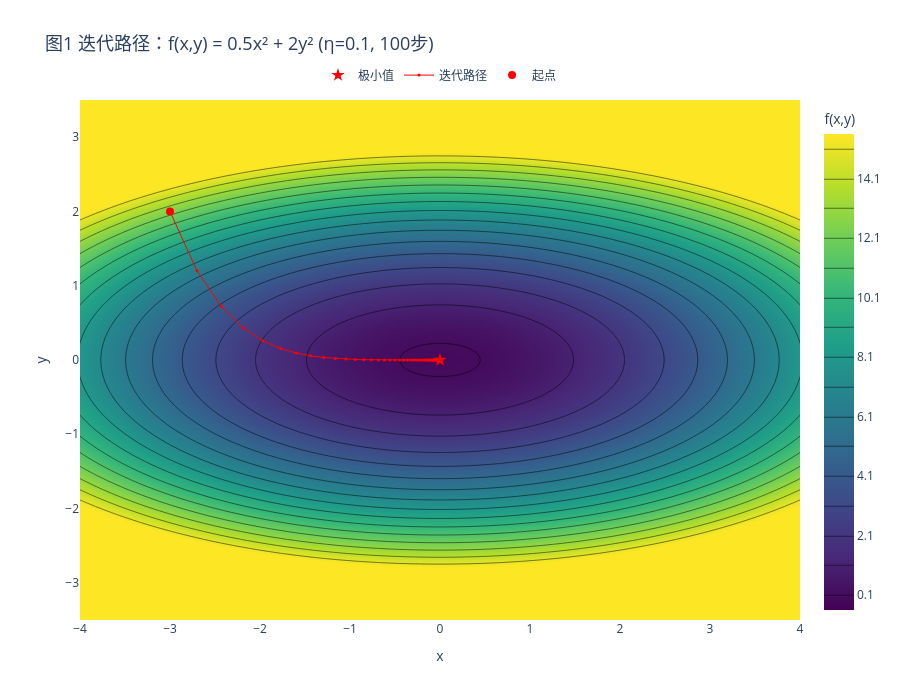
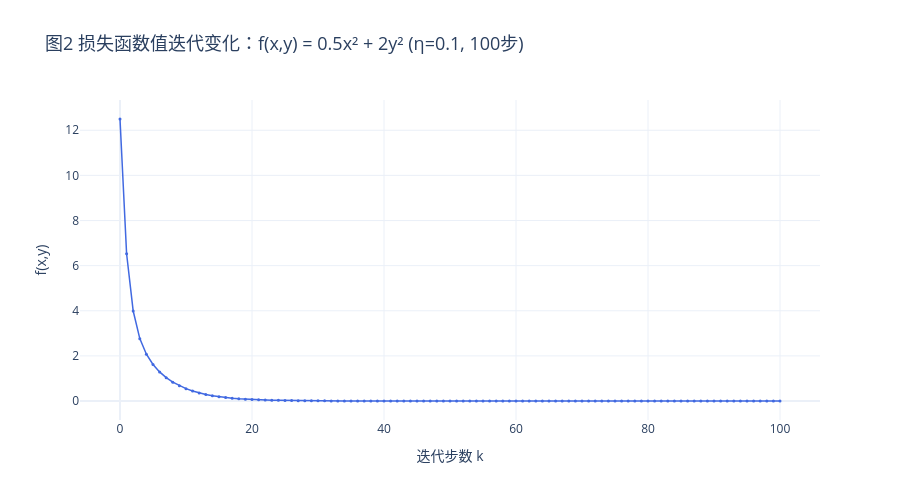

Notebook code cell kept with these figures, in order:
### Markdown cell above
# 梯度下降法(Gradient Descent，简称GD)

梯度下降法是机器学习，特别是神经网络有指导学习(深度学习)训练算法的基础。梯度下降法的核心逻辑是：对于参数可导的损失函数（允许有限个不可导点），负梯度方向是函数值在局部下降最快的方向。通过沿负梯度方向迭代更新参数，算法可以收敛到起点附近的驻点解(可能是最优解)。

> **核心定位**：梯度下降法（GD）是所有一阶优化算法的**数学基础**与**理论原点**。理解梯度下降法，就是理解所有优化器的起点。

## 先睹为快：一个典型的梯度下降算例（二元非对称凸函数）

让我们从一个简单的**二元非对称凸二次函数**出发，通过代码直观地观察梯度下降法的工作过程。为什么选择二元函数？因为一元函数的梯度退化为标量导数，无法展现梯度作为**向量**的核心特征——方向与大小。

**目标函数**：
$$
f(x, y) = 0.5 x^2 + 2y^2
$$

这是一个开口向上的椭圆抛物面，x方向和y方向的曲率不同（非对称），其**理论最优解**为 $(x^*, y^*) = (0, 0)$（令 $\nabla f = (x, 4y)^\top = \mathbf{0}$ 得到）。

**梯度向量**：
$$
\nabla f(x, y) = \begin{bmatrix} \frac{\partial f}{\partial x} \\ \frac{\partial f}{\partial y} \end{bmatrix} = \begin{bmatrix} x \\ 4y \end{bmatrix}
$$

**梯度下降更新规则**：
$$
\begin{bmatrix} x_{k+1} \\ y_{k+1} \end{bmatrix} = \begin{bmatrix} x_k \\ y_k \end{bmatrix} - \eta \cdot \nabla f(x_k, y_k)
$$

其中 $\eta$ 是步长。

### Code cell
# ===== 导入必要的库 =====
import numpy as np
import plotly.graph_objects as go
import pandas as pd

# ========= 定义二元目标函数及其梯度 =========
def f(x, y):
    return 0.5 * x**2 + 2 * y**2

def grad_f(x, y):
    return np.array([x, 4 * y])

# ========= 参数设置 =========
x0, y0 = -3.0, 2.0
eta = 0.1
max_iter = 100

# ========= 运行梯度下降 =========
points = [(x0, y0)]
values = [f(x0, y0)]
x_cur, y_cur = x0, y0

print("【梯度下降法迭代过程】η = 0.1，从 (x₀, y₀) = (-3.0, 2.0) 出发")
print("=" * 140)

# ===== 核心修改：打印时全部使用英文半角字符占位，绝对对齐 =====
# 表头（注意：所有中文均使用了等宽的空格代替）
# 定义每列的宽度（只统计英文字符数和数字）
headers = [
    "步数", "当前位置(x,y)", "梯度f", "更新量-eta*f", "下一步位置", "函数值下降量"
]
# 对应的英文/数字占位宽度（保证宽度和括号等一致）
w_k = 6       # 步数
w_xy1 = 24    # 当前位置
w_grad = 24   # 梯度
w_step = 26   # 更新量
w_next = 24   # 下一步
w_dec = 16    # 下降量

# 格式化函数：根据指定宽度对齐，右对齐或左对齐
def fnt(text, width, align='l'):
    text = str(text)
    padding = width - len(text)
    if padding < 0:
        return text
    if align == 'l':
        return text + ' ' * padding
    return ' ' * padding + text

# 打印表头（用半角空格把表头扩宽，使其与内容的列宽一致）
header_str = (fnt(headers[0], w_k, 'l') + 
              fnt(headers[1], w_xy1, 'l') + 
              fnt(headers[2], w_grad, 'l') + 
              fnt(headers[3], w_step, 'l') + 
              fnt(headers[4], w_next, 'l') + 
              fnt(headers[5], w_dec, 'l'))
print(header_str)
print("=" * 140)

for k in range(max_iter):
    g = grad_f(x_cur, y_cur)
    step = -eta * g
    x_next = x_cur + step[0]
    y_next = y_cur + step[1]
    f_cur = f(x_cur, y_cur)
    f_next = f(x_next, y_next)
    decrease = f_cur - f_next
    
    points.append((x_next, y_next))
    values.append(f_next)
    
    if k < 20 or k >= max_iter - 5:
        # 严格按原截图格式拼接字符串，使用英文左右括号
        # 格式：步数 (x, y) (grad) (step) (next) decrease
        cur_str = f"({x_cur:>8.4f}, {y_cur:>8.4f})"
        grad_str = f"({g[0]:>8.4f}, {g[1]:>8.4f})"
        step_str = f"({step[0]:>9.4f}, {step[1]:>9.4f})"
        next_str = f"({x_next:>8.4f}, {y_next:>8.4f})"
        dec_str = f"{decrease:>12.6f}"

        # 使用固定的英文宽度进行对齐
        row_str = (fnt(k, w_k, 'l') + 
                   fnt(cur_str, w_xy1, 'l') + 
                   fnt(grad_str, w_grad, 'l') + 
                   fnt(step_str, w_step, 'l') + 
                   fnt(next_str, w_next, 'l') + 
                   fnt(dec_str, w_dec, 'r'))
        print(row_str)
        
    elif k == 20:
        print("... (中间迭代省略) ...")
    
    x_cur, y_cur = x_next, y_next

print("=" * 140)
print(f"理论最优解: (x*, y*) = (0.0000, 0.0000), f(x*, y*) = 0.0000")
print(f"迭代{max_iter}步后: (x, y) = ({points[-1][0]:.6f}, {points[-1][1]:.6f}), f = {values[-1]:.6f}")
print(f"总下降量: {values[0] - values[-1]:.6f}")

# ========= 转换为数组便于绘图 =========
xs = np.array([p[0] for p in points])
ys = np.array([p[1] for p in points])

# ============================================================
# 图1：等高线图 + 梯度下降迭代路径（独立绘制，全宽）
# ============================================================
x_range = np.linspace(-4.0, 4.0, 400)
y_range = np.linspace(-3.5, 3.5, 400)
X, Y = np.meshgrid(x_range, y_range)
Z = f(X, Y)

fig1 = go.Figure()
fig1.add_trace(go.Contour(
    x=x_range, y=y_range, z=Z,
    colorscale="Viridis",
    contours=dict(start=0.1, end=16, size=1.0, coloring="heatmap"),
    colorbar=dict(title="f(x,y)"),
    showlegend=False
))
fig1.add_trace(go.Scatter(
    x=[0.0], y=[0.0],
    mode="markers",
    marker=dict(color="red", size=10, symbol="star"),
    name="极小值"
))
fig1.add_trace(go.Scatter(
    x=xs, y=ys,
    mode="lines+markers",
    line=dict(color="red", width=1),
    marker=dict(color="red", size=3),
    name="迭代路径"
))
fig1.add_trace(go.Scatter(
    x=[xs[0]], y=[ys[0]],
    mode="markers",
    marker=dict(color="red", size=8),
    name="起点"
))

fig1.update_layout(
    title=dict(text=f"图1 迭代路径：f(x,y) = 0.5x² + 2y² (η={eta}, {max_iter}步)", font=dict(size=18)),
    xaxis_title="x", yaxis_title="y",
    xaxis=dict(range=[-4.0, 4.0]), yaxis=dict(range=[-3.5, 3.5]),
    template="plotly_white",
    width=None, height=700, autosize=True,
    hovermode="x unified", showlegend=True,
    legend=dict(orientation="h", yanchor="bottom", y=1.02, xanchor="center", x=0.5, bgcolor="rgba(255,255,255,0.8)")
)
fig1.update_xaxes(automargin=True)
fig1.update_yaxes(automargin=True)
fig1.show()

# ============================================================
# 图2：损失函数值下降曲线（独立绘制，线性坐标，非对数，全宽）
# ============================================================
fig2 = go.Figure()
fig2.add_trace(go.Scatter(
    x=list(range(len(values))), y=values,
    mode="lines+markers",
    line=dict(color="royalblue", width=1.5),
    marker=dict(color="royalblue", size=3),
    name="损失值"
))
fig2.update_layout(
    title=dict(text=f"图2 损失函数值迭代变化：f(x,y) = 0.5x² + 2y² (η={eta}, {max_iter}步)", font=dict(size=18)),
    xaxis_title="迭代步数 k", yaxis_title="f(x,y)",
    template="plotly_white",
    width=None, height=500, autosize=True,
    hovermode="x unified"
)
fig2.update_xaxes(automargin=True)
fig2.update_yaxes(automargin=True)
fig2.show()

### Figure 1 — Plotly figure (JSON) as saved in the notebook; plotly's stock layout.template omitted (floating-point values rounded to 4 significant figures; data arrays with more than 128 entries replaced by an {"elided": "..."} marker saying what was removed)
{"data": [{"colorbar": {"title": {"text": "f(x,y)"}}, "colorscale": [[0, "#440154"], [0.1111, "#482878"], [0.2222, "#3e4989"], [0.3333, "#31688e"], [0.4444, "#26828e"], [0.5556, "#1f9e89"], [0.6667, "#35b779"], [0.7778, "#6ece58"], [0.8889, "#b5de2b"], [1, "#fde725"]], "contours": {"coloring": "heatmap", "end": 16, "size": 1, "start": 0.1}, "showlegend": false, "type": "contour", "x": {"elided": "400 float values"}, "y": {"elided": "400 float values"}, "z": {"elided": "400x400 float values"}}, {"marker": {"color": "red", "size": 10, "symbol": "star"}, "mode": "markers", "name": "极小值", "type": "scatter", "x": [0], "y": [0]}, {"line": {"color": "red", "width": 1}, "marker": {"color": "red", "size": 3}, "mode": "lines+markers", "name": "迭代路径", "type": "scatter", "x": [-3.0, -2.7, -2.43, -2.187, -1.968, -1.771, -1.594, -1.435, -1.291, -1.162, -1.046, -0.9414, -0.8473, -0.7626, -0.6863, -0.6177, -0.5559, -0.5003, -0.4503, -0.4053, -0.3647, -0.3283, -0.2954, -0.2659, -0.2393, -0.2154, -0.1938, -0.1744, -0.157, -0.1413, -0.1272, -0.1145, -0.103, -0.09271, -0.08344, -0.07509, -0.06759, -0.06083, -0.05474, -0.04927, -0.04434, -0.03991, -0.03592, -0.03233, -0.02909, -0.02618, -0.02357, -0.02121, -0.01909, -0.01718, -0.01546, -0.01392, -0.01252, -0.01127, -0.01014, -0.00913, -0.008217, -0.007395, -0.006656, -0.00599, -0.005391, -0.004852, -0.004367, -0.00393, -0.003537, -0.003183, -0.002865, -0.002579, -0.002321, -0.002089, -0.00188, -0.001692, -0.001523, -0.00137, -0.001233, -0.00111, -0.000999, -0.0008991, -0.0008092, -0.0007282, -0.0006554, -0.0005899, -0.0005309, -0.0004778, -0.00043, -0.000387, -0.0003483, -0.0003135, -0.0002821, -0.0002539, -0.0002285, -0.0002057, -0.0001851, -0.0001666, -0.0001499, -0.0001349, -0.0001215, -0.0001093, -9.838e-05, -8.854e-05, -7.968e-05], "y": [2.0, 1.2, 0.72, 0.432, 0.2592, 0.1555, 0.09331, 0.05599, 0.03359, 0.02016, 0.01209, 0.007256, 0.004354, 0.002612, 0.001567, 0.0009404, 0.0005642, 0.0003385, 0.0002031, 0.0001219, 7.312e-05, 4.387e-05, 2.632e-05, 1.579e-05, 9.477e-06, 5.686e-06, 3.412e-06, 2.047e-06, 1.228e-06, 7.369e-07, 4.421e-07, 2.653e-07, 1.592e-07, 9.55e-08, 5.73e-08, 3.438e-08, 2.063e-08, 1.238e-08, 7.426e-09, 4.456e-09, 2.673e-09, 1.604e-09, 9.625e-10, 5.775e-10, 3.465e-10, 2.079e-10, 1.247e-10, 7.484e-11, 4.49e-11, 2.694e-11, 1.617e-11, 9.699e-12, 5.82e-12, 3.492e-12, 2.095e-12, 1.257e-12, 7.542e-13, 4.525e-13, 2.715e-13, 1.629e-13, 9.775e-14, 5.865e-14, 3.519e-14, 2.111e-14, 1.267e-14, 7.601e-15, 4.561e-15, 2.736e-15, 1.642e-15, 9.851e-16, 5.91e-16, 3.546e-16, 2.128e-16, 1.277e-16, 7.66e-17, 4.596e-17, 2.758e-17, 1.655e-17, 9.927e-18, 5.956e-18, 3.574e-18, 2.144e-18, 1.287e-18, 7.719e-19, 4.632e-19, 2.779e-19, 1.667e-19, 1e-19, 6.003e-20, 3.602e-20, 2.161e-20, 1.297e-20, 7.779e-21, 4.668e-21, 2.801e-21, 1.68e-21, 1.008e-21, 6.049e-22, 3.63e-22, 2.178e-22, 1.307e-22]}, {"marker": {"color": "red", "size": 8}, "mode": "markers", "name": "起点", "type": "scatter", "x": [-3], "y": [2]}], "layout": {"autosize": true, "height": 700, "hovermode": "x unified", "legend": {"bgcolor": "rgba(255,255,255,0.8)", "orientation": "h", "x": 0.5, "xanchor": "center", "y": 1.02, "yanchor": "bottom"}, "showlegend": true, "title": {"font": {"size": 18}, "text": "图1 迭代路径：f(x,y) = 0.5x² + 2y² (η=0.1, 100步)"}, "xaxis": {"automargin": true, "range": [-4, 4], "title": {"text": "x"}}, "yaxis": {"automargin": true, "range": [-3.5, 3.5], "title": {"text": "y"}}}}

### Figure 2 — Plotly figure (JSON) as saved in the notebook; plotly's stock layout.template omitted (floating-point values rounded to 4 significant figures)
{"data": [{"line": {"color": "royalblue", "width": 1.5}, "marker": {"color": "royalblue", "size": 3}, "mode": "lines+markers", "name": "损失值", "type": "scatter", "x": [0, 1, 2, 3, 4, 5, 6, 7, 8, 9, 10, 11, 12, 13, 14, 15, 16, 17, 18, 19, 20, 21, 22, 23, 24, 25, 26, 27, 28, 29, 30, 31, 32, 33, 34, 35, 36, 37, 38, 39, 40, 41, 42, 43, 44, 45, 46, 47, 48, 49, 50, 51, 52, 53, 54, 55, 56, 57, 58, 59, 60, 61, 62, 63, 64, 65, 66, 67, 68, 69, 70, 71, 72, 73, 74, 75, 76, 77, 78, 79, 80, 81, 82, 83, 84, 85, 86, 87, 88, 89, 90, 91, 92, 93, 94, 95, 96, 97, 98, 99, 100], "y": [12.5, 6.525, 3.989, 2.765, 2.071, 1.617, 1.288, 1.036, 0.8361, 0.6762, 0.5474, 0.4433, 0.359, 0.2908, 0.2355, 0.1908, 0.1545, 0.1252, 0.1014, 0.08212, 0.06651, 0.05388, 0.04364, 0.03535, 0.02863, 0.02319, 0.01879, 0.01522, 0.01233, 0.009983, 0.008087, 0.00655, 0.005306, 0.004298, 0.003481, 0.00282, 0.002284, 0.00185, 0.001498, 0.001214, 0.0009831, 0.0007963, 0.000645, 0.0005225, 0.0004232, 0.0003428, 0.0002777, 0.0002249, 0.0001822, 0.0001476, 0.0001195, 9.682e-05, 7.842e-05, 6.352e-05, 5.145e-05, 4.168e-05, 3.376e-05, 2.734e-05, 2.215e-05, 1.794e-05, 1.453e-05, 1.177e-05, 9.534e-06, 7.723e-06, 6.255e-06, 5.067e-06, 4.104e-06, 3.324e-06, 2.693e-06, 2.181e-06, 1.767e-06, 1.431e-06, 1.159e-06, 9.389e-07, 7.605e-07, 6.16e-07, 4.99e-07, 4.042e-07, 3.274e-07, 2.652e-07, 2.148e-07, 1.74e-07, 1.409e-07, 1.141e-07, 9.246e-08, 7.489e-08, 6.066e-08, 4.914e-08, 3.98e-08, 3.224e-08, 2.611e-08, 2.115e-08, 1.713e-08, 1.388e-08, 1.124e-08, 9.105e-09, 7.375e-09, 5.974e-09, 4.839e-09, 3.919e-09, 3.175e-09]}], "layout": {"autosize": true, "height": 500, "hovermode": "x unified", "title": {"font": {"size": 18}, "text": "图2 损失函数值迭代变化：f(x,y) = 0.5x² + 2y² (η=0.1, 100步)"}, "xaxis": {"automargin": true, "title": {"text": "迭代步数 k"}}, "yaxis": {"automargin": true, "title": {"text": "f(x,y)"}}}}
